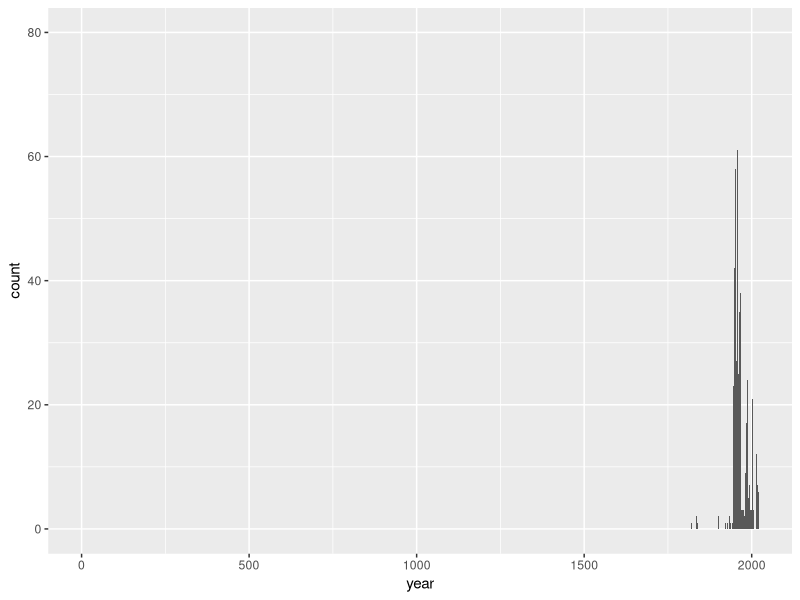
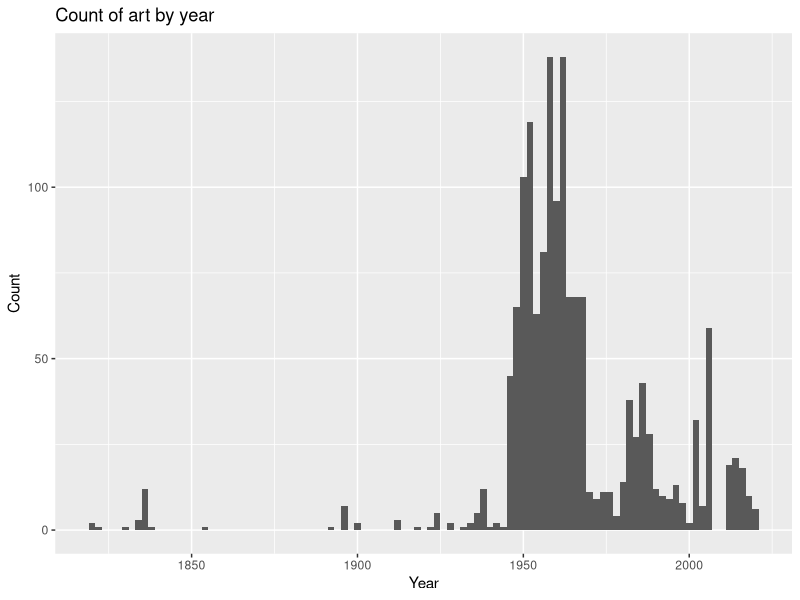

The R source for these figures, in order:
## ---- chunk 1
library(tidyverse) 
library(skimr)
library(stringr)
## ---- chunk 2
# Remove eval = FALSE or set it to TRUE once data is ready to be loaded
uoe_art <- read_csv("data/uoe-art.csv")
## ---- chunk 3
uoe_art <- uoe_art %>%
  separate(title, into = c("title", "date"), sep = "\\(") %>%
  mutate(year = str_remove(date, "\\)") %>% as.numeric()) %>%
  select(title, artist, year, link)
## ---- chunk 4
skim(uoe_art)
## ---- chunk 5
ggplot(data = uoe_art, aes(x = year)) +
  geom_histogram(binwidth = 1)
## ---- chunk 6
uoe_art %>% 
  filter(year == 2)

## ---- chunk 7
uoe_art$year[uoe_art$year == 2] <- 1964
uoe_art$title[uoe_art$title == "Death Mask"] <- "Death Mask(2)"
## ---- chunk 8
ggplot(data = uoe_art, aes(x = year)) +
  geom_histogram(binwidth = 2) +
  labs(x = "Year", y = "Count", title = "Count of art by year")
## ---- chunk 9
uoe_art %>%
  count(artist) %>%
  arrange(desc(n))
## ---- chunk 10
uoe_art %>% 
 filter(str_detect(title, fixed('child', ignore_case = TRUE))) 
